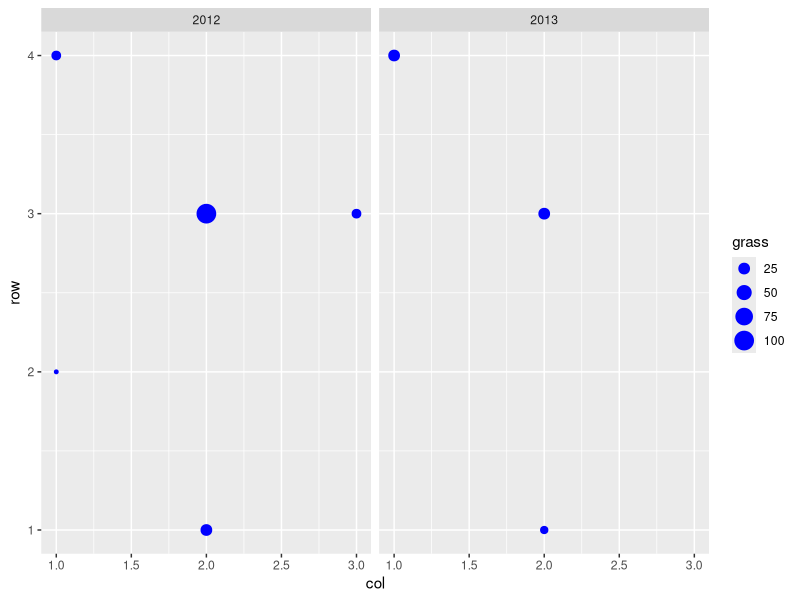
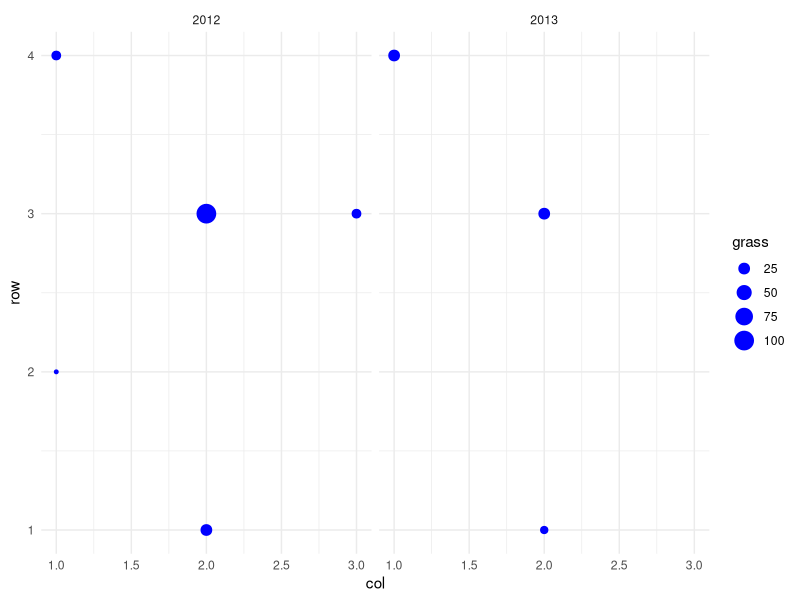
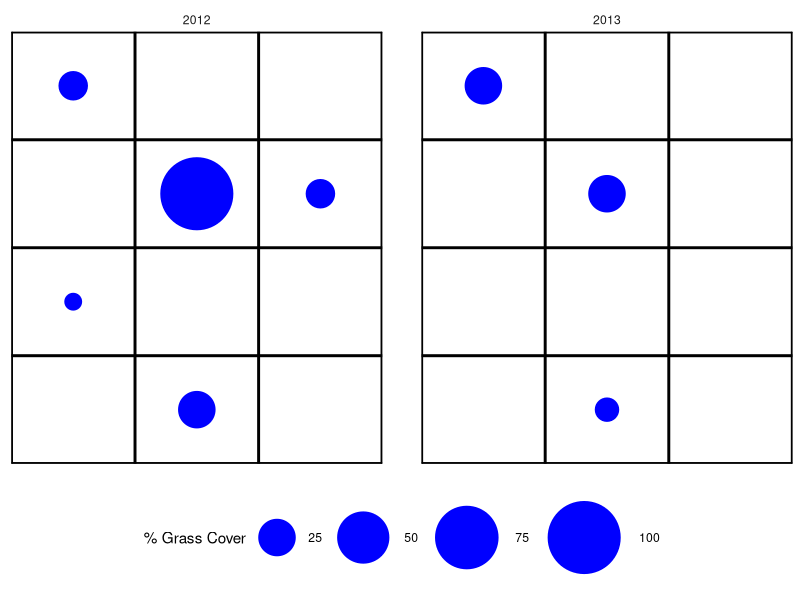

Source code (R) for these figures, in order:
## ---- chunk 1
library(tidyverse) # yeah I know, loads too much stuff. but so handy!
grasscover <- tribble(
  ~year, ~row, ~col, ~grass,
  2012, 1, 2, 25,
  2012, 2, 1, 5,
  2012, 3, 2, 100,
  2012, 3, 3, 15,
  2012, 4, 1, 15,
  2013, 1, 2, 10,
  2013, 3, 2, 25,
  2013, 4, 1, 25
)
## ---- chunk 2
bubbles <- ggplot(data = grasscover,
                  mapping = aes(x = col, y = row)) + 
  geom_point(mapping = aes(size = grass), color = "blue") + 
  facet_wrap(~year)
bubbles
## ---- chunk 3
bubbles + theme_minimal()
## ---- chunk 4
bubbles + theme_minimal() + 
  theme(axis.title = element_blank(),
        axis.text = element_blank(),
        panel.grid.minor = element_blank(),
        panel.grid.major = element_line(size = 1, color="black"),
        panel.spacing = unit(1, "cm"),
        panel.border = element_rect(fill = NA, size = 1),
        legend.position = "bottom") +
  scale_x_continuous(breaks = seq(0.5,3.5,1), limits=c(0.5,3.5), expand = c(0,0)) + 
  scale_y_continuous(breaks = seq(0.5, 4.5, 1), limits = c(0.5,4.5), expand = c(0,0)) + 
  scale_size_area(max_size = 24, name = "% Grass Cover")
